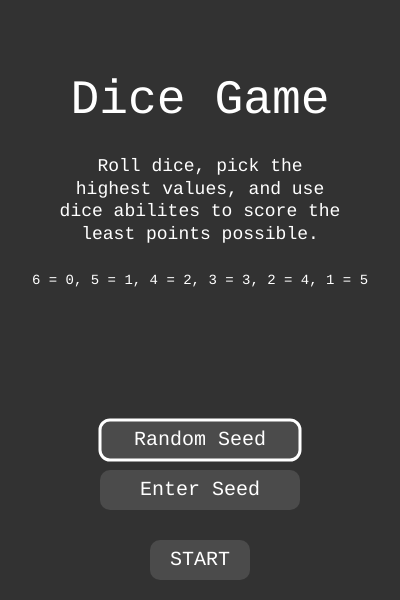
Frame 1 (no input)
Frame 60 (no input): identical to frame 1, image omitted
Frame 120 (the mouse pressed at the canvas centre since frame 60): identical to frame 1, image omitted

The p5.js sketch that drew this single still picture (run headless with seeded random() and noise() and a simulated clock; from frame 60 on, the mouse is pressed at the canvas centre):

// p5.js sketch
// ── sketch.js
      // --- Constants and Configuration ---

const CONFIG = {
  diceCount: 16,
  maxColors: 4,
  gridWidth: 4,
  dieSizePlay: 60,
  dieSizeScore: 40,
  dieSpacing: 8,
  scorePileRowLength: 8,
  scorePileDieOffset: { x: 45, y: 45 },
  scorePileStart: { x: 22.5, y: 50 },
  diceColors: [
    "white",
    "pink",
    "red",
    "orange",
    "yellow",
    "green",
    "blue",
    "purple",
    "black",
  ],
  abilities: {
    white: "WHITE: When picked, select two dice in play and swap their values.",
    pink:
      "PINK: When picked, select a die in play and reroll all dice of that color in play.",
    red: "RED: When picked, double the score added from this die.",
    orange:
      "ORANGE: When picked, select a die in play and copy this die’s value onto it.",
    yellow:
      "YELLOW: When picked, select a die in play and add +1 to its value.",
    green:
      "GREEN: When picked, immediately pick all remaining dice of this color in play.",
    blue:
      "BLUE: When picked, select a die in play; it cannot be picked or rolled until after your next roll phase.",
    purple:
      "PURPLE: When picked, select a non-purple die in your score pile and return it to play; it cannot be picked until it's rerolled.",
    black:
      "BLACK: When picked, select a die in your score pile and reroll its value.",
  },
  scoreMap: { 6: 0, 5: 1, 4: 2, 3: 3, 2: 4, 1: 5 },
  redScoreMap: { 6: 0, 5: 2, 4: 4, 3: 6, 2: 8, 1: 10 },
};

const UI = {
  rollButton: {
    x: 110,
    y: 540,
    width: 70,
    height: 40,
    color: [75, 100, 150],
    label: "ROLL",
  },
  pickButton: {
    x: 220,
    y: 540,
    width: 70,
    height: 40,
    color: [75, 100, 150],
    label: "PICK",
  },
  restartButton: {
    x: 140,
    y: 540,
    width: 120,
    height: 40,
    color: [75, 100, 150],
    label: "RESTART",
  },
  newGameButton: {
    // New button definition
    x: 140,
    y: 490, // Position above the Restart button
    width: 120,
    height: 40,
    color: [75, 100, 150],
    label: "NEW GAME",
  },
  startButton: {
    x: 150,
    y: 540,
    width: 100,
    height: 40,
    color: [75, 100, 150],
    label: "START",
  },
  randomSeedButton: {
    x: 100,
    y: 420,
    width: 200,
    height: 40,
    color: [75, 100, 150],
    label: "Random Seed",
  },
  inputSeedButton: {
    x: 100,
    y: 470,
    width: 200,
    height: 40,
    color: [75, 100, 150],
    label: "Enter Seed",
  },
  seedInput: { x: 100, y: 380, width: 180, height: 40 },
};

// --- Game State ---

const gameState = {
  score: 0,
  playPile: [],
  scorePile: [],
  selectedDie: null,
  hasPicked: false,
  seed: "",
  seededRandom: null,
  gameOver: false,
  gameStarted: false,
  abilityInProgress: false,
  abilityType: null,
  abilityTargets: { target1: null, target2: null },
  lockedByBlue: [], // Changed to an array
  animations: [],
  returnedByPurple: [],
  pendingAbilities: [],
  rollCounter: 0,
  inputtingSeed: false,
  enteredSeed: "",
  selectedSeedOption: "random",
  playPileGrid: [], // Track occupied grid positions
};

// --- Utility Functions ---
const utils = {
  generateSeed: () =>
    Array.from({ length: 8 }, () =>
      "ABCDEFGHIJKLMNOPQRSTUVWXYZ0123456789".charAt(
        Math.floor(Math.random() * 36)
      )
    ).join(""),

  seededRNG: (seed) => {
    let x = 0;
    for (let i = 0; i < seed.length; i++) {
      x = (x + seed.charCodeAt(i)) % 2147483647;
    }
    return function () {
      x = (x * 16807) % 2147483647;
      return (x % 1000) / 1000;
    };
  },

  randomDieValue: (rng) => Math.floor(rng() * 6) + 1,
  randomDieColor: (rng) =>
    CONFIG.diceColors[Math.floor(rng() * CONFIG.diceColors.length)],
  isMouseOverRect: (rect) =>
    mouseX > rect.x &&
    mouseX < rect.x + rect.width &&
    mouseY > rect.y &&
    mouseY < rect.y + rect.height,
  getPlayPileGridPosition: (x, y) => {
    const totalGridWidth =
      CONFIG.gridWidth * CONFIG.dieSizePlay +
      (CONFIG.gridWidth - 1) * CONFIG.dieSpacing;
    const startX = (width - totalGridWidth) / 2;
    const startY = 260;

    const col = Math.floor(
      (x - startX) / (CONFIG.dieSizePlay + CONFIG.dieSpacing)
    );
    const row = Math.floor(
      (y - startY) / (CONFIG.dieSizePlay + CONFIG.dieSpacing)
    );

    return { row, col };
  },
};

// --- Button Class ---
class Button {
  constructor(config, action) {
    this.x = config.x;
    this.y = config.y;
    this.width = config.width;
    this.height = config.height;
    this.color = config.color;
    this.label = config.label;
    this.action = action;
    this.enabled = true;
    this.selected = false;
  }

  draw() {
    const isHovered = utils.isMouseOverRect(this);

    // Draw outline if selected
    strokeWeight(this.selected ? 3 : 0);
    stroke(255); // White outline if selected

    // Change color on hover or if disabled
    fill(
      !this.enabled
        ? [150] // Disabled color
        : isHovered
        ? this.color[1] || this.color[0] // Hover color
        : this.color[0] // Normal color
    );
    rect(this.x, this.y, this.width, this.height, 10);

    noStroke();
    fill(255);
    textSize(20);
    textAlign(CENTER, CENTER);
    text(this.label, this.x + this.width / 2, this.y + this.height / 2);
    textAlign(LEFT, BASELINE); // Reset alignment
  }

  handleClick() {
    if (utils.isMouseOverRect(this) && this.enabled && this.action) {
      this.action();
    }
  }
}

// --- Button Instances ---
let rollButton;
let pickButton;
let restartButton;
let newGameButton;
let startButton;
let randomSeedButton;
let inputSeedButton;
let seedInput; // p5.js input element

// --- Initialization and Setup ---

function setup() {
  let canvas = createCanvas(400, 600);
  textFont("Courier New");
  canvas.touchStarted(touchHandler);
  canvas.mousePressed(touchHandler);

  // Initialize buttons using the Button class
  rollButton = new Button(UI.rollButton, rollDice);
  pickButton = new Button(UI.pickButton, pickDice);
  restartButton = new Button(UI.restartButton, restartGame);
  newGameButton = new Button(UI.newGameButton, newGame);
  startButton = new Button(UI.startButton, () =>
    startGame(gameState.selectedSeedOption)
  );
  randomSeedButton = new Button(UI.randomSeedButton, selectRandomSeed);
  inputSeedButton = new Button(UI.inputSeedButton, selectInputSeed);

  //Create the input box, but don't show yet.
  seedInput = createInput("");
  seedInput.position(UI.seedInput.x, UI.seedInput.y);
  seedInput.size(UI.seedInput.width, UI.seedInput.height);
  seedInput.input(onSeedInputChange); //Bind the input event
  seedInput.hide(); // Hide initially

  // Initialize random seed button as selected
  randomSeedButton.selected = true;
  // Initialize playPileGrid
  resetPlayPileGrid();

  updateButtonStates();
}

function onSeedInputChange() {
  gameState.enteredSeed = this.value().toUpperCase(); //Store in gameState
}

function selectRandomSeed() {
  gameState.selectedSeedOption = "random";
  randomSeedButton.selected = true;
  inputSeedButton.selected = false;
  gameState.inputtingSeed = false; // Ensure not in input mode
  seedInput.hide(); //Hide input box
  updateButtonStates();
}

function selectInputSeed() {
  gameState.selectedSeedOption = "input";
  inputSeedButton.selected = true;
  randomSeedButton.selected = false;
  gameState.inputtingSeed = true;
  seedInput.show();
  seedInput.value(""); // Clear the input
  gameState.enteredSeed = ""; // Clear previous entry.
  updateButtonStates();
}
function resetPlayPileGrid() {
  gameState.playPileGrid = Array(CONFIG.gridWidth)
    .fill(null)
    .map(() => Array(CONFIG.gridWidth).fill(false));
}

function initializeDice(rng) {
  gameState.playPile = [];
  resetPlayPileGrid(); // Reset the grid
  const colorCounts = {};
  CONFIG.diceColors.forEach((color) => (colorCounts[color] = 0));

  const totalGridWidth =
    CONFIG.gridWidth * CONFIG.dieSizePlay +
    (CONFIG.gridWidth - 1) * CONFIG.dieSpacing;
  const startX = (width - totalGridWidth) / 2;
  const startY = 260;

  while (gameState.playPile.length < CONFIG.diceCount) {
    const dieColor = utils.randomDieColor(rng);
    if (colorCounts[dieColor] < CONFIG.maxColors) {
      const dieValue = utils.randomDieValue(rng);
      let position = findEmptyGridPosition();
      if (!position) continue;

      const x =
        startX + position.col * (CONFIG.dieSizePlay + CONFIG.dieSpacing);
      const y =
        startY + position.row * (CONFIG.dieSizePlay + CONFIG.dieSpacing);

      gameState.playPile.push(
        new Die(x, y, CONFIG.dieSizePlay, dieValue, dieColor)
      );
      gameState.playPileGrid[position.row][position.col] = true; // Mark position as occupied.

      colorCounts[dieColor]++;
    }
  }
  gameState.gameOver = false;
  updateButtonStates();
}

function findEmptyGridPosition() {
  for (let row = 0; row < CONFIG.gridWidth; row++) {
    for (let col = 0; col < CONFIG.gridWidth; col++) {
      if (!gameState.playPileGrid[row][col]) {
        return { row, col };
      }
    }
  }
  return null; // No empty position found.  Shouldn't happen in normal gameplay
}

// --- Drawing Functions ---

function draw() {
  background(50);

  if (!gameState.gameStarted) {
    drawTitleScreen();
  } else {
    drawUI();
    drawDice();
    updateAnimations();

    if (!gameState.gameOver) {
      rollButton.draw();
      pickButton.draw();
    } else {
      drawGameOverScreen();
    }
  }
}

function drawTitleScreen() {
  fill(255);
  textAlign(CENTER, CENTER);
  textSize(48);
  text("Dice Game", 200, 100);
  textSize(18);
  text(
    "Roll dice, pick the highest values, and use dice abilites to score the least points possible.",
    50,
    200,
    300
  );
  textSize(14);
  text("6 = 0, 5 = 1, 4 = 2, 3 = 3, 2 = 4, 1 = 5", 25, 280, 350);
  textAlign(LEFT, BASELINE); // Reset alignment
  randomSeedButton.draw();
  inputSeedButton.draw();
  startButton.draw();

  if (gameState.inputtingSeed) {
    //The seedInput element is handled by p5.js and drawn automatically
    fill(255);
    textSize(16);
    text("Enter Seed (8 chars):", UI.seedInput.x, UI.seedInput.y - 30);
  }
}

function drawGameOverScreen() {
  textSize(48);
  fill(255);
  textAlign(CENTER, CENTER);
  text("Good Game!", 200, 200);

  textSize(24);
  text(`Score: ${gameState.score}`, 200, 300);
  text(`Seed: ${gameState.seed}`, 200, 340);
  textAlign(LEFT, BASELINE); // Reset alignment

  newGameButton.draw();
  restartButton.draw();

  // Fireworks display for score 0
  if (gameState.score === 0) {
    if (random(1) < 0.07) {
      fireworks.push(new Firework(random(width), height));
    }

    for (let i = fireworks.length - 1; i >= 0; i--) {
      fireworks[i].update();
      fireworks[i].show();
      if (fireworks[i].done()) {
        fireworks.splice(i, 1);
      }
    }
  }
}

function drawUI() {
  noStroke();
  fill(75);
  rect(20, 150, 360, 100, 10);
  textSize(15);
  fill(255);
  text(`Score: ${gameState.score}`, 30, 30);
  text(`Seed: ${gameState.seed}`, 250, 30);

  if (gameState.selectedDie) {
    text(CONFIG.abilities[gameState.selectedDie.col], 40, 165, 310, 120);
  }
}

function drawDice() {
  gameState.playPile.forEach((die) => die.display());
  gameState.scorePile.forEach((die, i) => {
    const rowIndex = Math.floor(i / CONFIG.scorePileRowLength);
    const col = i % CONFIG.scorePileRowLength;

    die.x = CONFIG.scorePileStart.x + col * CONFIG.scorePileDieOffset.x;
    die.y = CONFIG.scorePileStart.y + rowIndex * CONFIG.scorePileDieOffset.y;
    die.s = CONFIG.dieSizeScore;

    die.display();
  });
}

function updateAnimations() {
  for (let i = gameState.animations.length - 1; i >= 0; i--) {
    gameState.animations[i].update();
    gameState.animations[i].draw();
    if (gameState.animations[i].isFinished()) {
      gameState.animations.splice(i, 1);
    }
  }
}

// --- Input Handling ---
function touchHandler() {
  if (!gameState.gameStarted) {
    // Title screen input handling
    randomSeedButton.handleClick();
    inputSeedButton.handleClick();
    startButton.handleClick();
  } else {
    // Game screen input handling
    if (!gameState.gameOver) {
      rollButton.handleClick();
      pickButton.handleClick();
    } else {
      restartButton.handleClick();
      newGameButton.handleClick();
    }

    const clickedDie = getClickedDie(mouseX, mouseY);
    if (gameState.abilityInProgress) {
      handleAbilityClick(clickedDie);
    } else if (
      clickedDie &&
      gameState.playPile.includes(clickedDie) &&
      !clickedDie.locked
    ) {
      gameState.selectedDie = clickedDie;
    }
  }
  updateButtonStates();
}

function getClickedDie(x, y) {
  // Check score pile first if relevant ability is in progress
  if (
    gameState.abilityInProgress &&
    (gameState.abilityType === "black" || gameState.abilityType === "purple")
  ) {
    const scorePileDie = gameState.scorePile.find((die) => die.contains(x, y));
    if (scorePileDie) return scorePileDie;
  }
  // Always check play pile
  return gameState.playPile.find((die) => die.contains(x, y));
}

// --- Game Logic ---
function startGame(seedOption) {
  if (seedOption === "random") {
    gameState.seed = utils.generateSeed();
  } else {
    if (
      gameState.enteredSeed.length === 8 &&
      /^[A-Z0-9]+$/.test(gameState.enteredSeed)
    ) {
      gameState.seed = gameState.enteredSeed;
    } else {
      gameState.seed = utils.generateSeed();
      alert("Invalid seed. Using a random seed.");
    }
  }

  gameState.gameStarted = true;
  gameState.inputtingSeed = false;
  seedInput.hide();
  restartGame();
}

function newGame() {
  gameState.gameStarted = false; // Return to the title screen
  gameState.gameOver = false; // Ensure game over state is cleared
  gameState.score = 0; // Reset other game state variables as needed
  gameState.playPile = [];
  gameState.scorePile = [];
  resetPlayPileGrid();
  resetFireworks(); // Add this
  updateButtonStates();
}

function rollDice() {
  if (gameState.hasPicked) {
    const rollRng = utils.seededRNG(gameState.seed + gameState.rollCounter);
    gameState.rollCounter++;

    gameState.playPile.forEach((die) => {
      if (!gameState.lockedByBlue.includes(die)) {
        const newRollValue = utils.randomDieValue(rollRng);
        gameState.animations.push(
          new RollAnimation(die, die.value, newRollValue, rollRng)
        );
        die.value = newRollValue; // Immediately set the value.
        die.locked = false; // Unlock all dice after rolling
      }
    });
    //Clear out the returnedByPurple flag
    gameState.returnedByPurple.forEach((die) => {
      die.returnedByPurple = false;
    });
    gameState.returnedByPurple = []; // Clear returnedByPurple array after rolling
    unlockBlueDice(); // Unlock *all* blue dice
    gameState.hasPicked = false;
    updateButtonStates();
  }
}

// Unlock all dice locked by blue
function unlockBlueDice() {
  gameState.lockedByBlue.forEach((die) => (die.locked = false));
  gameState.lockedByBlue = [];
}

function pickDice() {
  if (
    gameState.selectedDie &&
    gameState.playPile.includes(gameState.selectedDie) &&
    !gameState.selectedDie.locked
  ) {
    gameState.pendingAbilities.push(gameState.selectedDie.col);
    startAbility(gameState.selectedDie);
  }
}

function startAbility(pickedDie) {
  moveDieToScorePile(pickedDie);

  const currentAbilityType = pickedDie.col;
  if (!canActivateAbility(currentAbilityType)) {
    console.log(`${currentAbilityType} ability fizzled: Not enough targets.`);
    gameState.pendingAbilities.shift(); // Remove the fizzled ability
    checkPendingAbilities(); // Check for other pending abilities
    return;
  }

  switch (currentAbilityType) {
    case "white":
    case "pink":
    case "yellow":
    case "blue":
    case "purple":
    case "black":
    case "orange":
      gameState.abilityInProgress = true;
      gameState.abilityType = currentAbilityType;
      gameState.abilityTargets = { target1: null, target2: null };
      break;
    case "red":
      pickedDie.redBonus = true; // Apply red bonus immediately
      gameState.pendingAbilities.shift(); // Remove "red" from the pending list
      checkPendingAbilities(); // Proceed to next ability or end turn
      return; // Red doesn't require further handling
    case "green":
      // Green is handled by moveDieToScorePile, which handles all green dice
      gameState.selectedDie = null; // Green already moved, so clear selection
      gameState.pendingAbilities.shift(); // Remove 'green'
      checkPendingAbilities(); // Check next
      return;
    default:
      gameState.abilityInProgress = false;
      gameState.pendingAbilities.shift();
      checkPendingAbilities(); // Check next
  }
  updateButtonStates();
}

function canActivateAbility(abilityType) {
  switch (abilityType) {
    case "white":
      return gameState.playPile.length >= 2;
    case "pink":
    case "yellow":
    case "blue":
    case "orange":
      return gameState.playPile.length >= 1;
    case "purple":
      return gameState.scorePile.some((die) => die.col !== "purple");
    case "black":
      return gameState.scorePile.length >= 1;
    default:
      return true; // Red, Green always activate
  }
}

function handleAbilityClick(clickedDie) {
  if (!clickedDie || !gameState.abilityInProgress) return;

  switch (gameState.abilityType) {
    case "white":
      handleWhiteAbility(clickedDie);
      break;
    case "pink":
      handlePinkAbility(clickedDie);
      break;
    case "yellow":
      handleYellowAbility(clickedDie);
      break;
    case "blue":
      handleBlueAbility(clickedDie);
      break;
    case "purple":
      handlePurpleAbility(clickedDie);
      break;
    case "black":
      handleBlackAbility(clickedDie);
      break;
    case "orange":
      handleOrangeAbility(clickedDie);
      break;
  }
}

function handleWhiteAbility(clickedDie) {
  if (!gameState.abilityTargets.target1) {
    if (gameState.playPile.includes(clickedDie)) {
      gameState.abilityTargets.target1 = clickedDie;
    }
  } else if (
    !gameState.abilityTargets.target2 &&
    clickedDie !== gameState.abilityTargets.target1
  ) {
    if (gameState.playPile.includes(clickedDie)) {
      gameState.abilityTargets.target2 = clickedDie;
      gameState.animations.push(
        new SwapAnimation(
          gameState.abilityTargets.target1,
          gameState.abilityTargets.target2
        )
      );

      const tempValue = gameState.abilityTargets.target1.value;
      gameState.abilityTargets.target1.value =
        gameState.abilityTargets.target2.value;
      gameState.abilityTargets.target2.value = tempValue;

      calculateScore();
      gameState.abilityInProgress = false;
      gameState.pendingAbilities.shift();
      gameState.abilityTargets = { target1: null, target2: null };
      checkPendingAbilities();
    }
  }
  updateButtonStates();
}

function handlePinkAbility(clickedDie) {
  if (gameState.playPile.includes(clickedDie)) {
    const colorToReroll = clickedDie.col;
    const pinkRng = utils.seededRNG(gameState.seed + gameState.rollCounter);
    gameState.rollCounter++;

    gameState.playPile
      .filter((die) => die.col === colorToReroll)
      .forEach((die) => {
        const newRollValue = utils.randomDieValue(pinkRng);
        gameState.animations.push(
          new RollAnimation(die, die.value, newRollValue, pinkRng)
        );
        die.value = newRollValue; //Immediately update
      });
    gameState.abilityInProgress = false;
    gameState.pendingAbilities.shift();
    checkPendingAbilities();
    updateButtonStates();
  }
}

function handleYellowAbility(clickedDie) {
  if (!gameState.abilityTargets.target1) {
    if (gameState.playPile.includes(clickedDie)) {
      gameState.abilityTargets.target1 = clickedDie;
      const startValue = clickedDie.value;
      const newValue = Math.min(startValue + 1, 6);
      gameState.animations.push(
        new ValueChangeAnimation(clickedDie, startValue, newValue)
      );
      clickedDie.value = newValue; // Update value immediately
      calculateScore();
      gameState.abilityInProgress = false;
      gameState.pendingAbilities.shift();
      gameState.abilityTargets.target1 = null;
      checkPendingAbilities();
    }
  }
  updateButtonStates();
}

function handleBlueAbility(clickedDie) {
  if (!gameState.abilityTargets.target1) {
    if (gameState.playPile.includes(clickedDie)) {
      gameState.abilityTargets.target1 = clickedDie;
      gameState.abilityTargets.target1.locked = true;
      gameState.lockedByBlue.push(gameState.abilityTargets.target1); // Add to the array
      gameState.abilityInProgress = false;
      gameState.pendingAbilities.shift();
      gameState.abilityTargets.target1 = null;
      checkPendingAbilities();
    }
  }
  updateButtonStates();
}

function handlePurpleAbility(clickedDie) {
  if (
    !gameState.abilityTargets.target1 &&
    clickedDie &&
    clickedDie.col !== "purple" &&
    gameState.scorePile.includes(clickedDie)
  ) {
    gameState.abilityTargets.target1 = clickedDie;
    // Remove from score pile immediately.
    gameState.scorePile.splice(gameState.scorePile.indexOf(clickedDie), 1);

    // Find an open position
    let position = findEmptyGridPosition();
    if (position) {
      const totalGridWidth =
        CONFIG.gridWidth * CONFIG.dieSizePlay +
        (CONFIG.gridWidth - 1) * CONFIG.dieSpacing;
      const startX = (width - totalGridWidth) / 2;
      const startY = 260;
      const targetX =
        startX + position.col * (CONFIG.dieSizePlay + CONFIG.dieSpacing);
      const targetY =
        startY + position.row * (CONFIG.dieSizePlay + CONFIG.dieSpacing);

      //Place back in playPile.
      clickedDie.x = targetX; // Place it directly
      clickedDie.y = targetY;
      clickedDie.s = CONFIG.dieSizePlay;
      gameState.playPile.push(clickedDie);
      gameState.playPileGrid[position.row][position.col] = true; // Mark the position as occupied.
      clickedDie.locked = true; // Lock after returning.
      clickedDie.returnedByPurple = true; // NEW: Set the flag
      gameState.returnedByPurple.push(clickedDie); //Keep track of returned dice
    }
    calculateScore();
    gameState.abilityInProgress = false;
    gameState.pendingAbilities.shift();
    gameState.abilityTargets.target1 = null;
    checkPendingAbilities();
  } else if (gameState.abilityTargets.target1) {
    // Already handled a valid target.
    gameState.abilityInProgress = false;
    gameState.pendingAbilities.shift();
    checkPendingAbilities();
  } else if (!gameState.scorePile.some((die) => die.col !== "purple")) {
    // No non-purple dice to return
    console.log("Purple ability fizzled: No non-purple dice in score pile.");
    gameState.abilityInProgress = false;
    gameState.pendingAbilities.shift(); // Remove the fizzled ability
    checkPendingAbilities();
  }
  updateButtonStates();
}

function handleBlackAbility(clickedDie) {
  if (!gameState.abilityTargets.target1) {
    if (gameState.scorePile.includes(clickedDie)) {
      gameState.abilityTargets.target1 = clickedDie;
      const startValue = clickedDie.value;
      const blackRng = utils.seededRNG(gameState.seed + gameState.rollCounter);
      gameState.rollCounter++;
      const newValue = utils.randomDieValue(blackRng);

      gameState.animations.push(
        new RollAnimation(clickedDie, startValue, newValue, blackRng)
      );
      clickedDie.value = newValue; // Set immediately
      calculateScore();
      gameState.abilityInProgress = false;
      gameState.pendingAbilities.shift();
      gameState.abilityTargets.target1 = null;
      checkPendingAbilities();
    }
  }
  updateButtonStates();
}

function handleOrangeAbility(clickedDie) {
  if (
    !gameState.abilityTargets.target1 &&
    gameState.playPile.includes(clickedDie)
  ) {
    gameState.abilityTargets.target1 = clickedDie;
    // Find an orange die in the score pile to copy the value from
    const orangeDie = gameState.scorePile.find((die) => die.col === "orange");
    if (orangeDie) {
      gameState.abilityTargets.target1.value = orangeDie.value;
    }
    calculateScore();
    gameState.abilityInProgress = false;
    gameState.pendingAbilities.shift(); // Remove 'orange'
    gameState.abilityTargets.target1 = null;
    checkPendingAbilities(); // Check the next pending ability
  }
  updateButtonStates();
}

function checkPendingAbilities() {
  if (gameState.pendingAbilities.length > 0) {
    gameState.abilityType = gameState.pendingAbilities[0];

    if (gameState.abilityType === "green") {
      // Special handling for green, as it might need re-triggering
      const greenDie = gameState.scorePile.find((die) => die.col === "green");
      if (greenDie) {
        startAbility(greenDie); // Re-trigger green ability logic
      } else {
        gameState.pendingAbilities.shift(); // No more greens, move on
        checkPendingAbilities(); // Recursively check
      }
    } else {
      // Find the *last* die of the pending ability type in score pile
      const nextDie = gameState.scorePile
        .slice()
        .reverse()
        .find((die) => die.col === gameState.abilityType);
      if (nextDie) {
        startAbility(nextDie); // Restart the ability for the next die
      } else {
        gameState.pendingAbilities.shift(); // No die of this type, move to next
        checkPendingAbilities(); // Recursively check next ability
      }
    }
  } else if (gameState.playPile.length === 0) {
    gameState.gameOver = true;
  }
  updateButtonStates();
}

function moveDieToScorePile(die) {
  if (gameState.lockedByBlue.includes(die)) {
    console.log("This die is locked by blue and cannot be moved yet!");
    return;
  }

  if (die.col === "green") {
    handleGreenAbility(); //Dedicated Green Ability function
  } else if (gameState.playPile.includes(die)) {
    // Regular die move
    const scorePileIndex = gameState.scorePile.length;
    // Remove from playPile *before* adding to scorePile
    gameState.playPile.splice(gameState.playPile.indexOf(die), 1);

    // Find and clear the die's position in the grid
    let gridPos = utils.getPlayPileGridPosition(die.x, die.y);

    if (
      gridPos.row >= 0 &&
      gridPos.row < CONFIG.gridWidth &&
      gridPos.col >= 0 &&
      gridPos.col < CONFIG.gridWidth
    ) {
      gameState.playPileGrid[gridPos.row][gridPos.col] = false; // Clear old position
    }

    gameState.animations.push(
      new MoveAnimation(
        die,
        die.x,
        die.y,
        scorePileIndex,
        false,
        CONFIG.dieSizeScore
      )
    );

    // Calculate score based on whether it's a red die or not.
    const dieScore =
      die.col === "red"
        ? CONFIG.redScoreMap[die.value]
        : CONFIG.scoreMap[die.value];
    gameState.animations.push(
      new ScoreAnimation(dieScore, die.x + die.s / 2, die.y + die.s / 2)
    );
    gameState.scorePile.push(die);
    calculateScore();
    gameState.hasPicked = true;
    gameState.selectedDie = null;
  }
  updateButtonStates();
}

function handleGreenAbility() {
  // Filter out locked green dice
  const unlockedGreenDice = gameState.playPile.filter(
    (greenDie) => greenDie.col === "green" && !greenDie.locked
  );

  unlockedGreenDice.forEach((greenDie) => {
    const scorePileIndex = gameState.scorePile.length;
    gameState.animations.push(
      new MoveAnimation(
        greenDie,
        greenDie.x,
        greenDie.y,
        scorePileIndex,
        false,
        CONFIG.dieSizeScore
      )
    );
    let greenDieScore = CONFIG.scoreMap[greenDie.value];

    gameState.animations.push(
      new ScoreAnimation(
        greenDieScore,
        greenDie.x + greenDie.s / 2,
        greenDie.y + greenDie.s / 2
      )
    );

    gameState.scorePile.push(greenDie);
    // Find and clear the die's position in the grid
    let gridPos = utils.getPlayPileGridPosition(greenDie.x, greenDie.y);
    if (
      gridPos.row >= 0 &&
      gridPos.row < CONFIG.gridWidth &&
      gridPos.col >= 0 &&
      gridPos.col < CONFIG.gridWidth
    ) {
      gameState.playPileGrid[gridPos.row][gridPos.col] = false; // Clear old position
    }
  });

  // Only remove the *unlocked* green dice from playPile
  gameState.playPile = gameState.playPile.filter(
    (die) => die.col !== "green" || die.locked
  );

  calculateScore();
  gameState.hasPicked = true;
  gameState.selectedDie = null;
}

function calculateScore() {
  gameState.score = gameState.scorePile.reduce((total, die) => {
    const dieScore =
      die.col === "red"
        ? CONFIG.redScoreMap[die.value]
        : CONFIG.scoreMap[die.value];
    return total + dieScore;
  }, 0);
}

function restartGame() {
  resetPlayPileGrid();
  Object.assign(gameState, {
    score: 0,
    playPile: [],
    scorePile: [],
    selectedDie: null,
    hasPicked: false,
    gameOver: false,
    gameStarted: true,
    abilityInProgress: false,
    abilityType: null,
    abilityTargets: { target1: null, target2: null },
    lockedByBlue: [],
    animations: [],
    returnedByPurple: [],
    pendingAbilities: [],
    rollCounter: 0, // Reset roll counter
  });
  resetFireworks(); // Add this to clear the fireworks.
  gameState.seededRandom = utils.seededRNG(gameState.seed); //Re-initialize
  initializeDice(gameState.seededRandom);
  updateButtonStates();
}

// --- Update Button States ---

function updateButtonStates() {
  rollButton.enabled =
    gameState.hasPicked &&
    !gameState.abilityInProgress &&
    gameState.gameStarted;
  pickButton.enabled =
    gameState.selectedDie !== null &&
    !gameState.abilityInProgress &&
    gameState.gameStarted;
  startButton.enabled = true;
  randomSeedButton.enabled = true;
  inputSeedButton.enabled = true;
  newGameButton.enabled = gameState.gameOver; // Enable only on Game Over
  restartButton.enabled = gameState.gameOver;
}

// --- Die and Animation Classes ---

class Die {
  constructor(x, y, s, value, col) {
    this.x = x;
    this.y = y;
    this.s = s;
    this.value = value;
    this.col = col;
    this.locked = false;
    this.redBonus = false; // For red die's doubled score
    this.returnedByPurple = false; // NEW: Track if returned by purple
  }

  display() {
    this.drawOutline(); // Draw outline *before* filling the die
    fill(this.col); // Remove the grey fill
    rect(this.x, this.y, this.s, this.s, 10);
    noStroke();
    fill(["white", "pink", "orange", "yellow"].includes(this.col) ? 0 : 255);
    this.drawPips();
  }

  drawOutline() {
    // Check for purple return *first*
    if (this.returnedByPurple) {
      strokeWeight(5);
      stroke("magenta");
    }
    // Then check for blue lock
    else if (gameState.lockedByBlue.includes(this)) {
      strokeWeight(5);
      stroke("cyan"); // Cyan outline for blue-locked
    }
    // Highlight selected die or targets of abilities, *but only if not already outlined*
    else if (
      gameState.selectedDie === this ||
      gameState.abilityTargets.target1 === this ||
      gameState.abilityTargets.target2 === this
    ) {
      strokeWeight(5);
      stroke("brown");
    } else {
      strokeWeight(0); // No outline if none of the above
    }
  }

  drawPips() {
    const pipSize = this.s / 5;
    const offset = this.s / 4;
    const center = this.s / 2;
    const pipColor = ["white", "pink", "orange", "yellow"].includes(this.col)
      ? 0
      : 255;
    fill(pipColor);

    const positions = {
      1: [[center, center]],
      2: [
        [offset, offset],
        [this.s - offset, this.s - offset],
      ],
      3: [
        [offset, offset],
        [center, center],
        [this.s - offset, this.s - offset],
      ],
      4: [
        [offset, offset],
        [this.s - offset, offset],
        [offset, this.s - offset],
        [this.s - offset, this.s - offset],
      ],
      5: [
        [offset, offset],
        [this.s - offset, offset],
        [center, center],
        [offset, this.s - offset],
        [this.s - offset, this.s - offset],
      ],
      6: [
        [offset, offset],
        [this.s - offset, offset],
        [offset, center],
        [this.s - offset, center],
        [offset, this.s - offset],
        [this.s - offset, this.s - offset],
      ],
    };

    for (const pos of positions[this.value]) {
      ellipse(this.x + pos[0], this.y + pos[1], pipSize, pipSize);
    }
  }
  contains(mx, my) {
    return (
      mx > this.x && mx < this.x + this.s && my > this.y && my < this.y + this.s
    );
  }
}

class Animation {
  constructor() {
    this.finished = false;
  }
  isFinished() {
    return this.finished;
  }
  update() {}
  draw() {}
}

class MoveAnimation extends Animation {
  constructor(die, startX, startY, targetIndex, isReturning, targetDieSize) {
    super();
    this.die = die;
    this.startX = startX;
    this.startY = startY;
    this.isReturning = isReturning;
    this.targetDieSize = targetDieSize;
    const rowWidth =
      CONFIG.gridWidth * CONFIG.dieSizePlay +
      (CONFIG.gridWidth - 1) * CONFIG.dieSpacing;
    const startXPlay = (width - rowWidth) / 2;
    const startYPlay = 260;

    if (isReturning) {
      this.endX =
        startXPlay +
        (targetIndex % CONFIG.gridWidth) *
          (CONFIG.dieSizePlay + CONFIG.dieSpacing);
      this.endY =
        startYPlay +
        Math.floor(targetIndex / CONFIG.gridWidth) *
          (CONFIG.dieSizePlay + CONFIG.dieSpacing);
    } else {
      const rowIndex = Math.floor(targetIndex / CONFIG.scorePileRowLength);
      const col = targetIndex % CONFIG.scorePileRowLength;
      this.endX = CONFIG.scorePileStart.x + col * CONFIG.scorePileDieOffset.x;
      this.endY =
        CONFIG.scorePileStart.y + rowIndex * CONFIG.scorePileDieOffset.y;
    }
    this.speed = 5;
  }

  update() {
    const dx = this.endX - this.die.x;
    const dy = this.endY - this.die.y;

    if (Math.abs(dx) < this.speed && Math.abs(dy) < this.speed) {
      this.die.x = this.endX;
      this.die.y = this.endY;
      this.finished = true;
      this.die.s = this.targetDieSize; // Set size after move
    } else {
      this.die.x += Math.sign(dx) * Math.min(Math.abs(dx), this.speed);
      this.die.y += Math.sign(dy) * Math.min(Math.abs(dy), this.speed);
    }
  }
}

class RollAnimation extends Animation {
  constructor(die, startValue, endValue, rng) {
    super();
    this.die = die;
    this.startValue = startValue;
    this.endValue = endValue;
    this.rng = rng;
    this.duration = 10; //  shorter duration
    this.timer = 0;
    this.tempValues = [];
    //Pre-generate the scramble values.
    for (let i = 0; i < this.duration; i++) {
      this.tempValues.push(utils.randomDieValue(this.rng));
    }
  }

  update() {
    if (this.timer < this.duration) {
      this.die.value = this.tempValues[this.timer];
      this.timer++;
    } else {
      this.die.value = this.endValue;
      this.finished = true;
    }
  }

  draw() {
    if (this.timer < this.duration) {
      noFill();
      stroke("grey"); //Visual cue
      rect(this.die.x, this.die.y, this.die.s, this.die.s, 10);
    }
  }
}

class SwapAnimation extends Animation {
  constructor(die1, die2) {
    super();
    this.die1 = die1;
    this.die2 = die2;
    this.duration = 30;
    this.timer = 0;
  }

  update() {
    if (++this.timer >= this.duration) {
      this.finished = true;
    }
  }

  draw() {
    stroke("yellow");
    strokeWeight(5);
    noFill();
    rect(this.die1.x, this.die1.y, this.die1.s, this.die1.s, 10);
    rect(this.die2.x, this.die2.y, this.die2.s, this.die2.s, 10);
  }
}

class ValueChangeAnimation extends Animation {
  constructor(die, startValue, endValue) {
    super();
    this.die = die;
    this.startValue = startValue;
    this.endValue = endValue;
    this.duration = 30; // Animation frames
    this.timer = 0;
  }

  update() {
    if (++this.timer >= this.duration) {
      this.finished = true;
    }
  }

  draw() {
    stroke("lime"); // Visual cue for value change
    strokeWeight(5);
    noFill();
    rect(this.die.x, this.die.y, this.die.s, this.die.s, 10);
  }
}

class ScoreAnimation extends Animation {
  constructor(value, x, y, color) {
    super();
    this.value = value;
    this.x = x;
    this.y = y;
    this.opacity = 255;
    this.lifespan = 80;
    this.fontSize = 20; // Initial font size
    this.color = color; // Store the die color
  }

  update() {
    this.y -= 1;
    this.opacity -= 255 / this.lifespan;
    this.fontSize += 0.5; // Increase font size
    this.finished = this.opacity <= 0;
  }

  draw() {
    textSize(this.fontSize);
    fill(255, this.opacity);
    text(`+${this.value}`, this.x - this.fontSize * 0.6, this.y);
  }
}

//---Fireworks---
class Firework {
  constructor(x, y) {
    this.x = x;
    this.y = y;
    this.firework = new Particle(this.x, this.y, true);
    this.exploded = false;
    this.particles = [];
  }

  update() {
    if (!this.exploded) {
      this.firework.applyForce(createVector(0, 0.2));
      this.firework.update();

      if (this.firework.vel.y >= 0) {
        this.exploded = true;
        this.explode();
      }
    }

    for (let i = this.particles.length - 1; i >= 0; i--) {
      this.particles[i].applyForce(createVector(0, 0.2));
      this.particles[i].update();
      if (this.particles[i].done()) {
        this.particles.splice(i, 1);
      }
    }
  }
  explode() {
    for (let i = 0; i < 100; i++) {
      const p = new Particle(this.firework.pos.x, this.firework.pos.y, false);
      this.particles.push(p);
    }
  }

  done() {
    return this.exploded && this.particles.length === 0;
  }

  show() {
    if (!this.exploded) {
      this.firework.show();
    }

    for (let particle of this.particles) {
      particle.show();
    }
  }
}
class Particle {
  constructor(x, y, firework) {
    this.pos = createVector(x, y);
    this.firework = firework;
    this.lifespan = 255;
    if (this.firework) {
      this.vel = createVector(0, random(-12, -8));
    } else {
      this.vel = p5.Vector.random2D();
      this.vel.mult(random(2, 10));
    }
    this.acc = createVector(0, 0);
  }

  applyForce(force) {
    this.acc.add(force);
  }
  update() {
    if (!this.firework) {
      this.vel.mult(0.9);
      this.lifespan -= 4;
    }
    this.vel.add(this.acc);
    this.pos.add(this.vel);
    this.acc.mult(0); // Reset acceleration
  }

  done() {
    return this.lifespan < 0;
  }

  show() {
    if (!this.firework) {
      strokeWeight(2);
      stroke(255, this.lifespan);
    } else {
      strokeWeight(4);
      stroke(255);
    }
    point(this.pos.x, this.pos.y);
  }
}

let fireworks = [];

function resetFireworks() {
  fireworks = [];
}

// ── style.css
html,
body {
  height: 100%;
}

body {
  margin: 0;
  display: flex;
  justify-content: center;
  align-items: center;
  background-color: #333;
}
